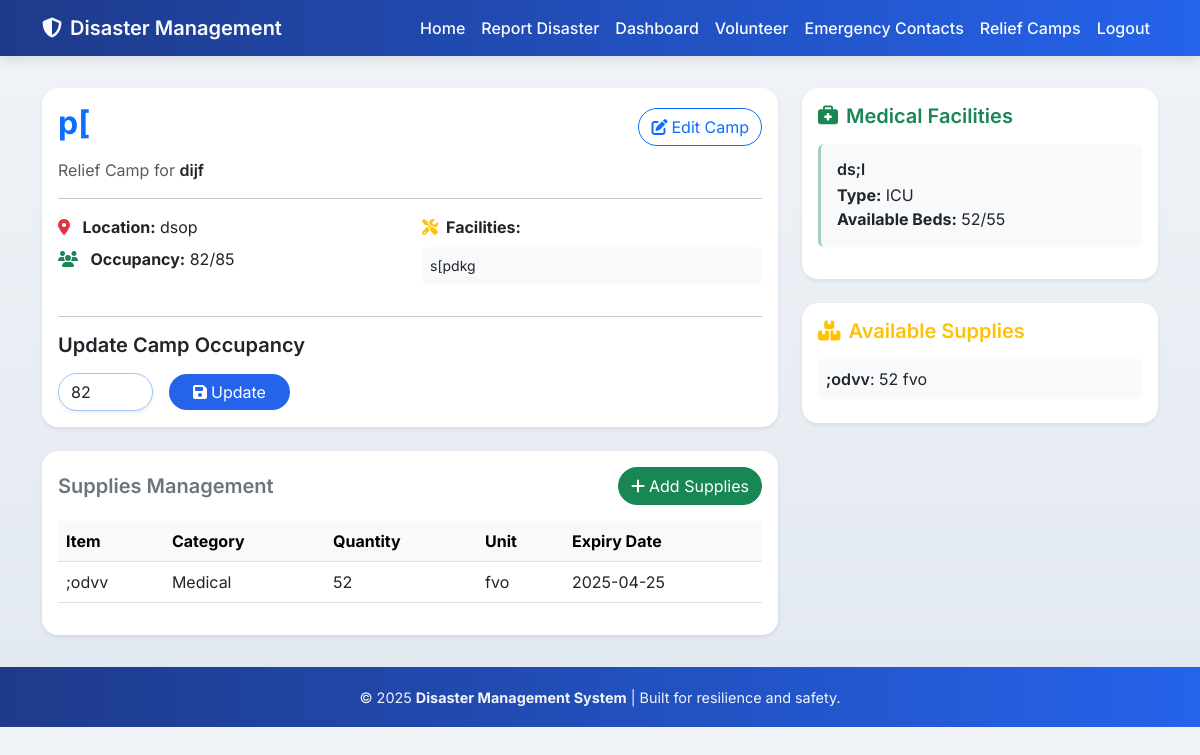
The page /camp/1 (signed in) on the database its author committed.
### models.py (models this page shows)
class ReliefCamp(db.Model):
    id = db.Column(db.Integer, primary_key=True)
    name = db.Column(db.String(100), nullable=False)
    location = db.Column(db.String(200), nullable=False)
    capacity = db.Column(db.Integer)
    current_occupancy = db.Column(db.Integer, default=0)
    facilities = db.Column(db.Text)
    disaster_id = db.Column(db.Integer, db.ForeignKey('disaster.id'))
    medical_facilities = db.relationship('MedicalFacility', backref='camp', lazy=True)
    supplies = db.relationship('Supply', backref='camp', lazy=True)

class Disaster(db.Model):
    id = db.Column(db.Integer, primary_key=True)
    title = db.Column(db.String(100), nullable=False)
    description = db.Column(db.Text, nullable=False)
    disaster_type = db.Column(db.String(50), nullable=False)
    location = db.Column(db.String(100), nullable=False)
    severity = db.Column(db.String(20), nullable=False)
    date_reported = db.Column(db.DateTime, default=datetime.utcnow)
    status = db.Column(db.String(20), default='active')
    affected_people = db.Column(db.Integer, default=0)
    resources_needed = db.Column(db.Text)
    coordinates = db.Column(db.String(100))  # GPS coordinates
    area_affected = db.Column(db.Float)  # in square kilometers
    estimated_damage = db.Column(db.Float)  # in dollars
    evacuation_status = db.Column(db.String(50))
    response_phase = db.Column(db.String(50))  # preparation, response, recovery
    weather_conditions = db.Column(db.Text)
    relief_camps = db.relationship('ReliefCamp', backref='disaster', lazy=True)
    updates = db.relationship('DisasterUpdate', backref='disaster', lazy=True, cascade="all, delete-orphan")
    supplies = db.relationship('Supply', backref='disaster', lazy=True)

class Supply(db.Model):
    id = db.Column(db.Integer, primary_key=True)
    item_name = db.Column(db.String(100), nullable=False)
    category = db.Column(db.String(50))
    quantity = db.Column(db.Integer)
    unit = db.Column(db.String(20))
    expiry_date = db.Column(db.Date)
    disaster_id = db.Column(db.Integer, db.ForeignKey('disaster.id'))
    camp_id = db.Column(db.Integer, db.ForeignKey('relief_camp.id'))

class MedicalFacility(db.Model):
    id = db.Column(db.Integer, primary_key=True)
    name = db.Column(db.String(100), nullable=False)
    facility_type = db.Column(db.String(50))
    capacity = db.Column(db.Integer)
    available_beds = db.Column(db.Integer)
    staff_count = db.Column(db.Integer)
    camp_id = db.Column(db.Integer, db.ForeignKey('relief_camp.id'))
    supplies = db.relationship('MedicalSupply', backref='facility', lazy=True)

### app.py (the view)
@app.route('/camp/<int:camp_id>')
@login_required
def camp_detail(camp_id):
    camp = ReliefCamp.query.get_or_404(camp_id)
    return render_template('camp_detail.html', camp=camp)

### app.py (called while the page is built)
@login_manager.user_loader
def load_user(user_id):
    return User.query.get(int(user_id))

### templates/camp_detail.html
{% extends "base.html" %}
{% block content %}
<div class="row g-4">
  <div class="col-md-8">
    <div class="card shadow-sm border-0">
      <div class="card-body">
        <div class="d-flex justify-content-between align-items-center mb-2">
          <h2 class="card-title text-primary fw-bold">{{ camp.name }}</h2>
          {% if current_user.is_authenticated %}
          <a href="{{ url_for('edit_camp', camp_id=camp.id) }}" class="btn btn-outline-primary rounded-pill">
            <i class="fas fa-edit me-1"></i>Edit Camp
          </a>
          {% endif %}
        </div>
        <p class="text-muted mb-3 fs-6">Relief Camp for <span class="fw-semibold text-dark">{{ camp.disaster.title }}</span></p>
        <hr>
        <div class="row mb-3">
          <div class="col-md-6">
            <p class="mb-2">
              <i class="fas fa-map-marker-alt text-danger me-2"></i>
              <strong>Location:</strong> {{ camp.location }}
            </p>
            <p class="mb-0">
              <i class="fas fa-users text-success me-2"></i>
              <strong>Occupancy:</strong> {{ camp.current_occupancy }}/{{ camp.capacity }}
            </p>
          </div>
          <div class="col-md-6">
            <p class="mb-2"><i class="fas fa-tools text-warning me-2"></i><strong>Facilities:</strong></p>
            <p class="text-body small bg-light p-2 rounded">{{ camp.facilities }}</p>
          </div>
        </div>
        {% if current_user.is_authenticated %}
        <hr>
        <h5 class="fw-semibold mb-3">Update Camp Occupancy</h5>
        <form method="POST" action="{{ url_for('update_camp', camp_id=camp.id) }}" class="row gy-2 gx-3 align-items-center">
          <div class="col-auto">
            <input type="number" class="form-control border-primary-subtle shadow-sm rounded-pill"
              name="current_occupancy" value="{{ camp.current_occupancy }}" min="0" max="{{ camp.capacity }}" required>
          </div>
          <div class="col-auto">
            <button type="submit" class="btn btn-primary px-4 rounded-pill">
              <i class="fas fa-save me-1"></i>Update
            </button>
          </div>
        </form>
        {% endif %}
      </div>
    </div>
    {% if current_user.is_authenticated %}
    <div class="card shadow-sm border-0 mt-4">
      <div class="card-body">
        <div class="d-flex justify-content-between align-items-center mb-3">
          <h5 class="fw-semibold mb-0 text-secondary">Supplies Management</h5>
          <a href="{{ url_for('manage_camp_supply', camp_id=camp.id) }}" class="btn btn-success rounded-pill">
            <i class="fas fa-plus me-1"></i>Add Supplies
          </a>
        </div>
        <div class="table-responsive">
          <table class="table table-hover align-middle">
            <thead class="table-light">
              <tr>
                <th>Item</th>
                <th>Category</th>
                <th>Quantity</th>
                <th>Unit</th>
                <th>Expiry Date</th>
              </tr>
            </thead>
            <tbody>
              {% for supply in camp.supplies %}
              <tr>
                <td>{{ supply.item_name }}</td>
                <td>{{ supply.category }}</td>
                <td>{{ supply.quantity }}</td>
                <td>{{ supply.unit }}</td>
                <td>{{ supply.expiry_date.strftime('%Y-%m-%d') if supply.expiry_date else 'N/A' }}</td>
              </tr>
              {% endfor %}
            </tbody>
          </table>
        </div>
      </div>
    </div>
    {% endif %}
  </div>
  <div class="col-md-4">
    <div class="card shadow-sm border-0 mb-4">
      <div class="card-body">
        <h5 class="fw-semibold text-success mb-3">
          <i class="fas fa-briefcase-medical me-2"></i>Medical Facilities
        </h5>
        {% for facility in camp.medical_facilities %}
        <div class="mb-3 p-3 bg-light rounded border-start border-3 border-success-subtle">
          <h6 class="mb-1 fw-semibold">{{ facility.name }}</h6>
          <p class="mb-0"><strong>Type:</strong> {{ facility.facility_type }}</p>
          <p class="mb-0"><strong>Available Beds:</strong> {{ facility.available_beds }}/{{ facility.capacity }}</p>
        </div>
        {% endfor %}
      </div>
    </div>
    <div class="card shadow-sm border-0">
      <div class="card-body">
        <h5 class="fw-semibold text-warning mb-3">
          <i class="fas fa-boxes me-2"></i>Available Supplies
        </h5>
        {% for supply in camp.supplies %}
        <div class="mb-2 bg-light p-2 rounded">
          <span class="fw-semibold">{{ supply.item_name }}</span>:
          {{ supply.quantity }} {{ supply.unit }}
        </div>
        {% endfor %}
      </div>
    </div>
  </div>
</div>
{% endblock %}

### static/css/style.css (style rules this page uses)
body { background-color: #f8f9fa; }
.card { box-shadow: 0 2px 4px rgba(0, 0, 0, 0.1); transition: transform 0.2s; }

### templates/base.html (style rules this page uses)
body { font-family: 'Inter', sans-serif; background: linear-gradient(to bottom, #f0f4f8, #e2e8f0); color: #1f2937; }
.card { border: none; border-radius: 1rem; box-shadow: 0 8px 24px rgba(0, 0, 0, 0.06); transition: transform 0.2s ease, box-shadow 0.3s ease; }
.btn-primary { background-color: #2563eb; border: none; transition: background-color 0.3s ease, box-shadow 0.3s ease; }

### rows shown on the page
ReliefCamp: name "p[", location "dsop", current_occupancy "82", capacity "85", facilities "s[pdkg"
Disaster: disaster "dijf"
Supply: item_name ";odvv", category "Medical", quantity "52", unit "fvo", expiry_date "2025-04-25"
MedicalFacility: name "ds;l", facility_type "ICU", available_beds "52", capacity "55"

### other values the page prints
{{ current_year or "2025" }} "2025"
